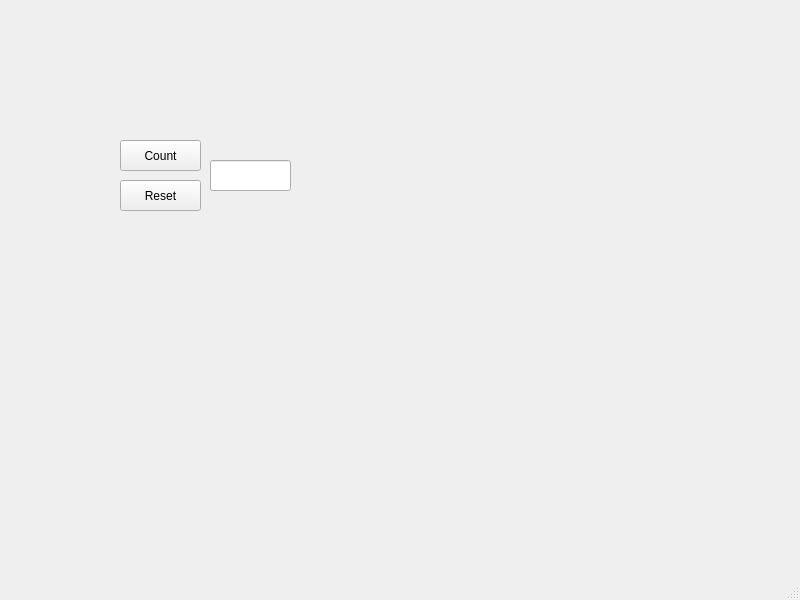
<?xml version="1.0" encoding="UTF-8"?>
<ui version="4.0">
 <class>MainWindow</class>
 <widget class="QMainWindow" name="MainWindow">
  <property name="geometry">
   <rect>
    <x>0</x>
    <y>0</y>
    <width>800</width>
    <height>600</height>
   </rect>
  </property>
  <property name="windowTitle">
   <string>MainWindow</string>
  </property>
  <widget class="QWidget" name="centralwidget">
   <widget class="QPushButton" name="Reset">
    <property name="geometry">
     <rect>
      <x>120</x>
      <y>180</y>
      <width>81</width>
      <height>31</height>
     </rect>
    </property>
    <property name="text">
     <string>Reset</string>
    </property>
   </widget>
   <widget class="QPushButton" name="Count">
    <property name="geometry">
     <rect>
      <x>120</x>
      <y>140</y>
      <width>81</width>
      <height>31</height>
     </rect>
    </property>
    <property name="text">
     <string>Count</string>
    </property>
   </widget>
   <widget class="QLineEdit" name="laatikko">
    <property name="geometry">
     <rect>
      <x>210</x>
      <y>160</y>
      <width>81</width>
      <height>31</height>
     </rect>
    </property>
   </widget>
  </widget>
  <widget class="QMenuBar" name="menubar">
   <property name="geometry">
    <rect>
     <x>0</x>
     <y>0</y>
     <width>800</width>
     <height>22</height>
    </rect>
   </property>
  </widget>
  <widget class="QStatusBar" name="statusbar"/>
 </widget>
 <resources/>
 <connections/>
</ui>
